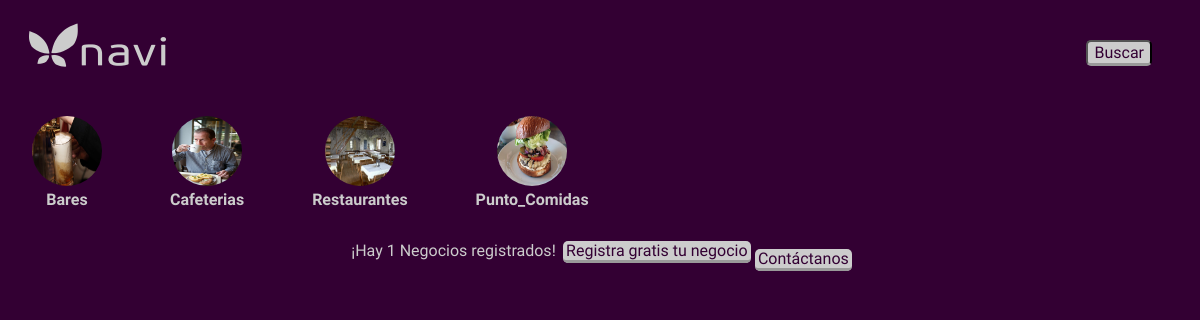
The page / on the database its author committed.
### app/models.py (models this page shows, shortened)
class TipoNegocio(models.Model):
	tiponegocio = models.CharField(max_length = 140)

### app/views.py (the view)
# urls.py: 2. Add a URL to urlpatterns:  url(r'^$', views.home, name='home')
def home(request):
	tipos = TipoNegocio.objects.all()
	negocios = Negocio.objects.all()
	ciudades = Ciudad.objects.all()
	if request.GET:
		catched0 = get_object_or_404(TipoNegocio, tiponegocio= request.GET.get('tipo',''))
		catched1 = get_object_or_404(Ciudad, nombre= request.GET.get('ciudad',''))
		negocios2 = Negocio.objects.filter(tiponegocio = catched0 ).filter(ciudad = catched1)
		template = "index.html"
		return render_to_response(template,{"tipos":tipos,"negocios":negocios, "negocios2":negocios2, "ciudades":ciudades,"request":request})
	else:
		template = "home.html"
		return render_to_response(template,{"tipos":tipos,"negocios":negocios, "negocios2":negocios, "ciudades":ciudades,"request":request})

### app/templates/home.html (shortened to what this page needs)
<!DOCTYPE html>
<html lang="es">
<head>
	<link rel="stylesheet" href="/static/normalize.css" />
	<link rel="stylesheet" href="/static/styles.css">
</head>
<body>
	<header>
		<nav>
			<a href="{% url "home" %}" class="icon-logo"></a>
			<a href="{% url "home" %}" class="icon-navi"></a>
			<button class="but">Buscar</button>
		</nav>
	</header>
	<section id="contenido">
		{% for tipo in tipos %}
		<article  class="item">
			<figure class="logoNegocio">
				<img  src="/static/images/{{tipo.tiponegocio}}.jpg">
			</figure>
			<a href="{% url "tipo" tipo.pk  %}" class="negocio">
				<strong>{{tipo.tiponegocio}}</strong>
			</a>
		</article>
		{% endfor %}
		<article class="oth">
			<span>¡Hay {{negocios|length}} Negocios registrados!  </span>
			<a href="{% url "nuevo" %}" class="but">Registra gratis tu negocio</a>
			<a href="#" class="but">Contáctanos</a>
		</article>
	</section>
</body>
</html>

### app/static/styles.css (style rules this page uses)
body { background: rgb(51,0,51); color: rgb(204,204,204); font-family: 'Open Sans Condensed', sans-serif; font-size: 16px; }
header { max-height: 60px; padding: 1.5em 0 0 1em; position: relative; }
header a { border-radius: 5px; color: rgb(204,204,204); margin-left: 1.5em; text-decoration: none; }
header .but { float: right; margin-right: 3em; margin-top: 1em; }
header .icon-logo { font-size: 2.7em; margin-left: 0.3em; }
header .icon-navi { font-size: 1.8em; margin-left: 0; }
section { position: relative; }
section .oth { padding-bottom: 2em; position: relative; text-align: center; }
section .oth a, section .oth span { padding: 0em .2em 0em .2em; position: inherit; }
section .oth .but:nth-child(odd) { top: 8px; }
section .item { display: inline-block; margin: 3em 2em 2em 2em; text-align: center; }
section .item a { color: rgb(204,204,204); text-decoration: none; padding-top: 5em; }
section .item .logoNegocio img { border-radius: 50%; height: 70px; width: 70px; }
[class^="icon-"], [class*=" icon-"] { font-family: 'icomoon'; speak: none; font-style: normal; font-weight: normal; font-variant: normal; text-transform: none; line-height: 1; -webkit-font-smoothing: antialiased; -moz-osx-font-smoothing: grayscale; }
.but { background: rgb(204,204,204); border-bottom: 3px solid rgb(153,153,153) ; border-radius: 5px; color: rgb(51,0,51); text-decoration: none; }
.icon-logo:before { content: "\e600"; }
.icon-navi:before { content: "\e601"; }

### rows shown on the page
TipoNegocio: tiponegocio (picture), tiponegocio "Bares"
TipoNegocio: tiponegocio (picture), tiponegocio "Cafeterias"
TipoNegocio: tiponegocio (picture), tiponegocio "Restaurantes"
TipoNegocio: tiponegocio (picture), tiponegocio "Punto_Comidas"

### other values the page prints
{{ negocios|length }} "1"
